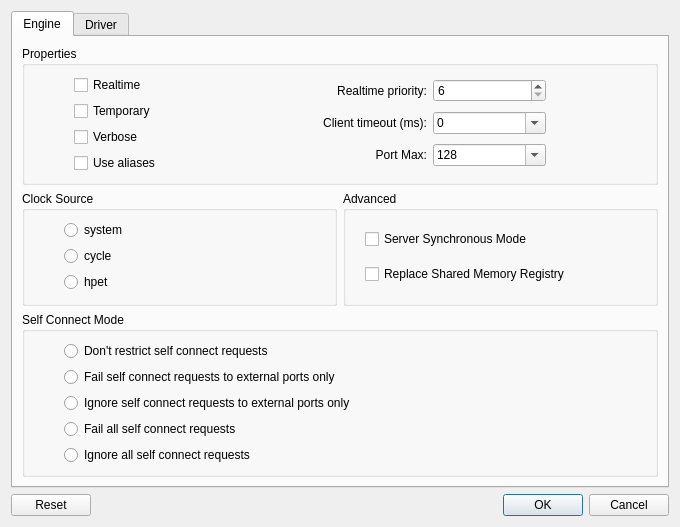
<?xml version="1.0" encoding="UTF-8"?>
<ui version="4.0">
 <class>JackSettingsW</class>
 <widget class="QDialog" name="JackSettingsW">
  <property name="geometry">
   <rect>
    <x>0</x>
    <y>0</y>
    <width>680</width>
    <height>449</height>
   </rect>
  </property>
  <property name="windowTitle">
   <string>JACK Settings</string>
  </property>
  <layout class="QVBoxLayout" name="verticalLayout">
   <item>
    <widget class="QTabWidget" name="tabWidget">
     <property name="currentIndex">
      <number>0</number>
     </property>
     <widget class="QWidget" name="engine">
      <attribute name="title">
       <string>Engine</string>
      </attribute>
      <layout class="QGridLayout" name="gridLayout_4">
       <item row="0" column="0" colspan="2">
        <widget class="QGroupBox" name="group_server_properties">
         <property name="title">
          <string>Properties</string>
         </property>
         <layout class="QHBoxLayout" name="horizontalLayout_5">
          <item>
           <spacer name="horizontalSpacer_11">
            <property name="orientation">
             <enum>Qt::Horizontal</enum>
            </property>
            <property name="sizeType">
             <enum>QSizePolicy::Fixed</enum>
            </property>
            <property name="sizeHint" stdset="0">
             <size>
              <width>40</width>
              <height>20</height>
             </size>
            </property>
           </spacer>
          </item>
          <item>
           <layout class="QVBoxLayout" name="verticalLayout_2">
            <item>
             <widget class="QCheckBox" name="obj_server_realtime">
              <property name="toolTip">
               <string>Whether to use realtime scheduling</string>
              </property>
              <property name="text">
               <string>Realtime</string>
              </property>
             </widget>
            </item>
            <item>
             <widget class="QCheckBox" name="obj_server_temporary">
              <property name="toolTip">
               <string>Exit once all clients have closed their connections</string>
              </property>
              <property name="text">
               <string>Temporary</string>
              </property>
             </widget>
            </item>
            <item>
             <widget class="QCheckBox" name="obj_server_verbose">
              <property name="toolTip">
               <string>Verbose mode</string>
              </property>
              <property name="text">
               <string>Verbose</string>
              </property>
             </widget>
            </item>
            <item>
             <widget class="QCheckBox" name="obj_server_alias">
              <property name="toolTip">
               <string>Use system port aliases instead of system:playback_*</string>
              </property>
              <property name="text">
               <string>Use aliases</string>
              </property>
             </widget>
            </item>
           </layout>
          </item>
          <item>
           <layout class="QGridLayout" name="gridLayout_11">
            <item row="0" column="0">
             <widget class="QLabel" name="label_23">
              <property name="toolTip">
               <string>Scheduler priority when running in realtime mode</string>
              </property>
              <property name="text">
               <string>Realtime priority:</string>
              </property>
              <property name="alignment">
               <set>Qt::AlignRight|Qt::AlignTrailing|Qt::AlignVCenter</set>
              </property>
             </widget>
            </item>
            <item row="0" column="1">
             <widget class="QSpinBox" name="obj_server_realtime_priority">
              <property name="toolTip">
               <string>Scheduler priority when running in realtime mode</string>
              </property>
              <property name="minimum">
               <number>6</number>
              </property>
             </widget>
            </item>
            <item row="1" column="0">
             <widget class="QLabel" name="label_25">
              <property name="toolTip">
               <string>Client timeout limit in milliseconds</string>
              </property>
              <property name="text">
               <string>Client timeout (ms):</string>
              </property>
              <property name="alignment">
               <set>Qt::AlignRight|Qt::AlignTrailing|Qt::AlignVCenter</set>
              </property>
             </widget>
            </item>
            <item row="1" column="1">
             <widget class="QComboBox" name="obj_server_client_timeout">
              <property name="toolTip">
               <string>Client timeout limit in milliseconds</string>
              </property>
              <property name="editable">
               <bool>true</bool>
              </property>
              <item>
               <property name="text">
                <string>0</string>
               </property>
              </item>
              <item>
               <property name="text">
                <string>200</string>
               </property>
              </item>
              <item>
               <property name="text">
                <string>500</string>
               </property>
              </item>
              <item>
               <property name="text">
                <string>1000</string>
               </property>
              </item>
              <item>
               <property name="text">
                <string>2000</string>
               </property>
              </item>
              <item>
               <property name="text">
                <string>5000</string>
               </property>
              </item>
              <item>
               <property name="text">
                <string>10000</string>
               </property>
              </item>
             </widget>
            </item>
            <item row="2" column="0">
             <widget class="QLabel" name="obj_server_port_max_label">
              <property name="toolTip">
               <string>Maximum number of ports</string>
              </property>
              <property name="text">
               <string>Port Max:</string>
              </property>
              <property name="alignment">
               <set>Qt::AlignRight|Qt::AlignTrailing|Qt::AlignVCenter</set>
              </property>
             </widget>
            </item>
            <item row="2" column="1">
             <widget class="QComboBox" name="obj_server_port_max">
              <property name="toolTip">
               <string>Maximum number of ports</string>
              </property>
              <property name="editable">
               <bool>true</bool>
              </property>
              <item>
               <property name="text">
                <string>128</string>
               </property>
              </item>
              <item>
               <property name="text">
                <string>256</string>
               </property>
              </item>
              <item>
               <property name="text">
                <string>512</string>
               </property>
              </item>
              <item>
               <property name="text">
                <string>1024</string>
               </property>
              </item>
              <item>
               <property name="text">
                <string>2048</string>
               </property>
              </item>
             </widget>
            </item>
           </layout>
          </item>
          <item>
           <spacer name="horizontalSpacer_12">
            <property name="orientation">
             <enum>Qt::Horizontal</enum>
            </property>
            <property name="sizeType">
             <enum>QSizePolicy::Fixed</enum>
            </property>
            <property name="sizeHint" stdset="0">
             <size>
              <width>100</width>
              <height>20</height>
             </size>
            </property>
           </spacer>
          </item>
         </layout>
        </widget>
       </item>
       <item row="1" column="1">
        <widget class="QGroupBox" name="group_server_advanced">
         <property name="title">
          <string>Advanced</string>
         </property>
         <layout class="QGridLayout" name="gridLayout_14">
          <item row="0" column="1">
           <widget class="QCheckBox" name="obj_server_sync">
            <property name="text">
             <string>Server Synchronous Mode</string>
            </property>
           </widget>
          </item>
          <item row="1" column="1">
           <widget class="QCheckBox" name="obj_server_replace_registry">
            <property name="text">
             <string>Replace Shared Memory Registry</string>
            </property>
           </widget>
          </item>
          <item row="0" column="0">
           <spacer name="horizontalSpacer_9">
            <property name="orientation">
             <enum>Qt::Horizontal</enum>
            </property>
            <property name="sizeType">
             <enum>QSizePolicy::Fixed</enum>
            </property>
            <property name="sizeHint" stdset="0">
             <size>
              <width>10</width>
              <height>20</height>
             </size>
            </property>
           </spacer>
          </item>
         </layout>
        </widget>
       </item>
       <item row="2" column="0" colspan="2">
        <widget class="QGroupBox" name="obj_server_self_connect_mode">
         <property name="title">
          <string>Self Connect Mode</string>
         </property>
         <layout class="QGridLayout" name="gridLayout_12">
          <item row="0" column="1">
           <widget class="QRadioButton" name="obj_server_self_connect_mode_0">
            <property name="text">
             <string>Don't restrict self connect requests</string>
            </property>
           </widget>
          </item>
          <item row="1" column="1">
           <widget class="QRadioButton" name="obj_server_self_connect_mode_1">
            <property name="text">
             <string>Fail self connect requests to external ports only</string>
            </property>
           </widget>
          </item>
          <item row="2" column="1">
           <widget class="QRadioButton" name="obj_server_self_connect_mode_2">
            <property name="text">
             <string>Ignore self connect requests to external ports only</string>
            </property>
           </widget>
          </item>
          <item row="3" column="1">
           <widget class="QRadioButton" name="obj_server_self_connect_mode_3">
            <property name="text">
             <string>Fail all self connect requests</string>
            </property>
           </widget>
          </item>
          <item row="4" column="1">
           <widget class="QRadioButton" name="obj_server_self_connect_mode_4">
            <property name="text">
             <string>Ignore all self connect requests</string>
            </property>
           </widget>
          </item>
          <item row="0" column="0">
           <spacer name="horizontalSpacer_5">
            <property name="orientation">
             <enum>Qt::Horizontal</enum>
            </property>
            <property name="sizeType">
             <enum>QSizePolicy::Fixed</enum>
            </property>
            <property name="sizeHint" stdset="0">
             <size>
              <width>30</width>
              <height>20</height>
             </size>
            </property>
           </spacer>
          </item>
         </layout>
        </widget>
       </item>
       <item row="1" column="0">
        <widget class="QGroupBox" name="obj_server_clock_source">
         <property name="title">
          <string>Clock Source</string>
         </property>
         <layout class="QGridLayout" name="gridLayout_13">
          <item row="3" column="1">
           <widget class="QRadioButton" name="obj_server_clock_source_hpet">
            <property name="text">
             <string>hpet</string>
            </property>
           </widget>
          </item>
          <item row="1" column="1">
           <widget class="QRadioButton" name="obj_server_clock_source_system">
            <property name="text">
             <string>system</string>
            </property>
           </widget>
          </item>
          <item row="2" column="1">
           <widget class="QRadioButton" name="obj_server_clock_source_cycle">
            <property name="text">
             <string>cycle</string>
            </property>
           </widget>
          </item>
          <item row="1" column="0">
           <spacer name="horizontalSpacer_8">
            <property name="orientation">
             <enum>Qt::Horizontal</enum>
            </property>
            <property name="sizeType">
             <enum>QSizePolicy::Fixed</enum>
            </property>
            <property name="sizeHint" stdset="0">
             <size>
              <width>30</width>
              <height>20</height>
             </size>
            </property>
           </spacer>
          </item>
         </layout>
        </widget>
       </item>
      </layout>
     </widget>
     <widget class="QWidget" name="driver">
      <attribute name="title">
       <string>Driver</string>
      </attribute>
      <layout class="QGridLayout" name="gridLayout_10">
       <item row="0" column="0" rowspan="3">
        <widget class="QTableWidget" name="obj_server_driver">
         <property name="maximumSize">
          <size>
           <width>120</width>
           <height>16777215</height>
          </size>
         </property>
         <attribute name="horizontalHeaderStretchLastSection">
          <bool>true</bool>
         </attribute>
         <attribute name="verticalHeaderVisible">
          <bool>false</bool>
         </attribute>
         <row>
          <property name="text">
           <string>ALSA</string>
          </property>
         </row>
         <row>
          <property name="text">
           <string>Dummy</string>
          </property>
         </row>
         <row>
          <property name="text">
           <string>FireWire</string>
          </property>
         </row>
         <row>
          <property name="text">
           <string>Loopback</string>
          </property>
         </row>
         <column>
          <property name="text">
           <string>Driver</string>
          </property>
         </column>
         <item row="0" column="0">
          <property name="text">
           <string>ALSA</string>
          </property>
          <property name="textAlignment">
           <set>AlignHCenter|AlignVCenter|AlignCenter</set>
          </property>
          <property name="flags">
           <set>ItemIsSelectable|ItemIsEnabled</set>
          </property>
         </item>
         <item row="1" column="0">
          <property name="text">
           <string>Dummy</string>
          </property>
          <property name="textAlignment">
           <set>AlignHCenter|AlignVCenter|AlignCenter</set>
          </property>
          <property name="flags">
           <set>ItemIsSelectable|ItemIsEnabled</set>
          </property>
         </item>
         <item row="2" column="0">
          <property name="text">
           <string>FireWire</string>
          </property>
          <property name="textAlignment">
           <set>AlignHCenter|AlignVCenter|AlignCenter</set>
          </property>
          <property name="flags">
           <set>ItemIsSelectable|ItemIsEnabled</set>
          </property>
         </item>
         <item row="3" column="0">
          <property name="text">
           <string>Loopback</string>
          </property>
          <property name="textAlignment">
           <set>AlignHCenter|AlignVCenter|AlignCenter</set>
          </property>
          <property name="flags">
           <set>ItemIsSelectable|ItemIsEnabled</set>
          </property>
         </item>
        </widget>
       </item>
       <item row="0" column="1" colspan="2">
        <widget class="QGroupBox" name="group_driver_device">
         <property name="title">
          <string>Device</string>
         </property>
         <layout class="QGridLayout" name="gridLayout_3">
          <item row="0" column="0">
           <widget class="QLabel" name="obj_driver_device_label">
            <property name="enabled">
             <bool>false</bool>
            </property>
            <property name="toolTip">
             <string>Hardware device/interface name to use</string>
            </property>
            <property name="text">
             <string>Device/Interface:</string>
            </property>
            <property name="alignment">
             <set>Qt::AlignRight|Qt::AlignTrailing|Qt::AlignVCenter</set>
            </property>
           </widget>
          </item>
          <item row="0" column="1">
           <widget class="QComboBox" name="obj_driver_device">
            <property name="enabled">
             <bool>false</bool>
            </property>
            <property name="toolTip">
             <string>Hardware device/interface name to use</string>
            </property>
            <property name="editable">
             <bool>true</bool>
            </property>
           </widget>
          </item>
          <item row="0" column="3">
           <widget class="QCheckBox" name="obj_driver_duplex">
            <property name="enabled">
             <bool>false</bool>
            </property>
            <property name="toolTip">
             <string>Provide both capture and playback ports</string>
            </property>
            <property name="text">
             <string>Duplex Mode</string>
            </property>
           </widget>
          </item>
          <item row="1" column="0">
           <widget class="QLabel" name="obj_driver_capture_label">
            <property name="enabled">
             <bool>false</bool>
            </property>
            <property name="toolTip">
             <string>Whether to provide input/capture ports.
On ALSA you can here set an alternate device for capture</string>
            </property>
            <property name="text">
             <string>Input Device:</string>
            </property>
            <property name="alignment">
             <set>Qt::AlignRight|Qt::AlignTrailing|Qt::AlignVCenter</set>
            </property>
           </widget>
          </item>
          <item row="1" column="1">
           <widget class="QComboBox" name="obj_driver_capture">
            <property name="enabled">
             <bool>false</bool>
            </property>
            <property name="toolTip">
             <string>Whether to provide input/capture ports.
On ALSA you can here set an alternate device for capture</string>
            </property>
            <property name="editable">
             <bool>true</bool>
            </property>
           </widget>
          </item>
          <item row="2" column="0">
           <widget class="QLabel" name="obj_driver_playback_label">
            <property name="enabled">
             <bool>false</bool>
            </property>
            <property name="toolTip">
             <string>Whether to provide output/playback ports.
On ALSA you can here set an alternate device for playback</string>
            </property>
            <property name="text">
             <string>Output Device:</string>
            </property>
            <property name="alignment">
             <set>Qt::AlignRight|Qt::AlignTrailing|Qt::AlignVCenter</set>
            </property>
           </widget>
          </item>
          <item row="2" column="1">
           <widget class="QComboBox" name="obj_driver_playback">
            <property name="enabled">
             <bool>false</bool>
            </property>
            <property name="toolTip">
             <string>Whether to provide output/playback ports.
On ALSA you can here set an alternate device for playback</string>
            </property>
            <property name="editable">
             <bool>true</bool>
            </property>
           </widget>
          </item>
          <item row="1" column="3">
           <widget class="QCheckBox" name="obj_driver_monitor">
            <property name="enabled">
             <bool>false</bool>
            </property>
            <property name="toolTip">
             <string>Provide output monitor ports</string>
            </property>
            <property name="text">
             <string>Monitor</string>
            </property>
           </widget>
          </item>
          <item row="3" column="0">
           <widget class="QLabel" name="obj_driver_inchannels_label">
            <property name="enabled">
             <bool>false</bool>
            </property>
            <property name="toolTip">
             <string>Number of capture channels (defaults to hardware max)</string>
            </property>
            <property name="text">
             <string>Input Channels:</string>
            </property>
            <property name="alignment">
             <set>Qt::AlignRight|Qt::AlignTrailing|Qt::AlignVCenter</set>
            </property>
           </widget>
          </item>
          <item row="3" column="1">
           <widget class="QSpinBox" name="obj_driver_inchannels">
            <property name="enabled">
             <bool>false</bool>
            </property>
            <property name="toolTip">
             <string>Number of capture channels (defaults to hardware max)</string>
            </property>
           </widget>
          </item>
          <item row="4" column="0">
           <widget class="QLabel" name="obj_driver_outchannels_label">
            <property name="enabled">
             <bool>false</bool>
            </property>
            <property name="toolTip">
             <string>Number of playback channels (defaults to hardware max)</string>
            </property>
            <property name="text">
             <string>Output Channels:</string>
            </property>
            <property name="alignment">
             <set>Qt::AlignRight|Qt::AlignTrailing|Qt::AlignVCenter</set>
            </property>
           </widget>
          </item>
          <item row="4" column="1">
           <widget class="QSpinBox" name="obj_driver_outchannels">
            <property name="enabled">
             <bool>false</bool>
            </property>
            <property name="toolTip">
             <string>Number of playback channels (defaults to hardware max)</string>
            </property>
           </widget>
          </item>
          <item row="0" column="2">
           <spacer name="horizontalSpacer">
            <property name="orientation">
             <enum>Qt::Horizontal</enum>
            </property>
            <property name="sizeType">
             <enum>QSizePolicy::Fixed</enum>
            </property>
            <property name="sizeHint" stdset="0">
             <size>
              <width>20</width>
              <height>20</height>
             </size>
            </property>
           </spacer>
          </item>
          <item row="4" column="3">
           <widget class="QCheckBox" name="obj_driver_hwmeter">
            <property name="enabled">
             <bool>false</bool>
            </property>
            <property name="toolTip">
             <string>Enable hardware metering on cards that support it</string>
            </property>
            <property name="text">
             <string>Hardware Metering</string>
            </property>
           </widget>
          </item>
          <item row="3" column="3">
           <widget class="QCheckBox" name="obj_driver_hwmon">
            <property name="enabled">
             <bool>false</bool>
            </property>
            <property name="toolTip">
             <string>Enable hardware monitoring of capture ports</string>
            </property>
            <property name="text">
             <string>Hardware Monitoring</string>
            </property>
           </widget>
          </item>
          <item row="2" column="3">
           <widget class="QCheckBox" name="obj_driver_hw_alias">
            <property name="enabled">
             <bool>false</bool>
            </property>
            <property name="toolTip">
             <string>Use hardware device name for alias instead of alsa_pcm</string>
            </property>
            <property name="text">
             <string>Hardware Aliases</string>
            </property>
           </widget>
          </item>
         </layout>
        </widget>
       </item>
       <item row="1" column="1" rowspan="2">
        <widget class="QGroupBox" name="group_driver_properties">
         <property name="title">
          <string>Properties</string>
         </property>
         <layout class="QGridLayout" name="gridLayout">
          <item row="0" column="0">
           <widget class="QLabel" name="obj_driver_rate_label">
            <property name="enabled">
             <bool>false</bool>
            </property>
            <property name="toolTip">
             <string>Sample rate in frames per second</string>
            </property>
            <property name="text">
             <string>Sample Rate:</string>
            </property>
            <property name="alignment">
             <set>Qt::AlignRight|Qt::AlignTrailing|Qt::AlignVCenter</set>
            </property>
           </widget>
          </item>
          <item row="0" column="1">
           <widget class="QComboBox" name="obj_driver_rate">
            <property name="enabled">
             <bool>false</bool>
            </property>
            <property name="toolTip">
             <string>Sample rate in frames per second</string>
            </property>
            <property name="editable">
             <bool>true</bool>
            </property>
            <item>
             <property name="text">
              <string>22050</string>
             </property>
            </item>
            <item>
             <property name="text">
              <string>32000</string>
             </property>
            </item>
            <item>
             <property name="text">
              <string>44100</string>
             </property>
            </item>
            <item>
             <property name="text">
              <string>48000</string>
             </property>
            </item>
            <item>
             <property name="text">
              <string>88200</string>
             </property>
            </item>
            <item>
             <property name="text">
              <string>96000</string>
             </property>
            </item>
            <item>
             <property name="text">
              <string>192000</string>
             </property>
            </item>
           </widget>
          </item>
          <item row="1" column="0">
           <widget class="QLabel" name="obj_driver_period_label">
            <property name="enabled">
             <bool>false</bool>
            </property>
            <property name="toolTip">
             <string>Frames per period between process() calls.
Also known as buffer size</string>
            </property>
            <property name="text">
             <string>Buffer Size:</string>
            </property>
            <property name="alignment">
             <set>Qt::AlignRight|Qt::AlignTrailing|Qt::AlignVCenter</set>
            </property>
           </widget>
          </item>
          <item row="1" column="1">
           <widget class="QComboBox" name="obj_driver_period">
            <property name="enabled">
             <bool>false</bool>
            </property>
            <property name="toolTip">
             <string>Frames per period between process() calls.
Also known as buffer size</string>
            </property>
            <property name="editable">
             <bool>true</bool>
            </property>
            <item>
             <property name="text">
              <string>16</string>
             </property>
            </item>
            <item>
             <property name="text">
              <string>32</string>
             </property>
            </item>
            <item>
             <property name="text">
              <string>64</string>
             </property>
            </item>
            <item>
             <property name="text">
              <string>128</string>
             </property>
            </item>
            <item>
             <property name="text">
              <string>256</string>
             </property>
            </item>
            <item>
             <property name="text">
              <string>512</string>
             </property>
            </item>
            <item>
             <property name="text">
              <string>1024</string>
             </property>
            </item>
            <item>
             <property name="text">
              <string>2048</string>
             </property>
            </item>
            <item>
             <property name="text">
              <string>4096</string>
             </property>
            </item>
            <item>
             <property name="text">
              <string>8192</string>
             </property>
            </item>
           </widget>
          </item>
          <item row="2" column="0">
           <widget class="QLabel" name="obj_driver_nperiods_label">
            <property name="enabled">
             <bool>false</bool>
            </property>
            <property name="toolTip">
             <string>Number of periods of playback latency</string>
            </property>
            <property name="text">
             <string>Periods/Buffer:</string>
            </property>
            <property name="alignment">
             <set>Qt::AlignRight|Qt::AlignTrailing|Qt::AlignVCenter</set>
            </property>
           </widget>
          </item>
          <item row="2" column="1">
           <widget class="QSpinBox" name="obj_driver_nperiods">
            <property name="enabled">
             <bool>false</bool>
            </property>
            <property name="toolTip">
             <string>Number of periods of playback latency</string>
            </property>
            <property name="minimum">
             <number>2</number>
            </property>
            <property name="value">
             <number>2</number>
            </property>
           </widget>
          </item>
          <item row="3" column="0">
           <widget class="QLabel" name="obj_driver_dither_label">
            <property name="enabled">
             <bool>false</bool>
            </property>
            <property name="text">
             <string>Dithering Mode:</string>
            </property>
            <property name="alignment">
             <set>Qt::AlignRight|Qt::AlignTrailing|Qt::AlignVCenter</set>
            </property>
           </widget>
          </item>
          <item row="3" column="1">
           <widget class="QComboBox" name="obj_driver_dither">
            <property name="enabled">
             <bool>false</bool>
            </property>
            <item>
             <property name="text">
              <string>None</string>
             </property>
            </item>
            <item>
             <property name="text">
              <string>Rectangular</string>
             </property>
            </item>
            <item>
             <property name="text">
              <string>Shaped</string>
             </property>
            </item>
            <item>
             <property name="text">
              <string>Triangular</string>
             </property>
            </item>
           </widget>
          </item>
          <item row="4" column="0" colspan="2">
           <layout class="QHBoxLayout" name="horizontalLayout_3">
            <item>
             <spacer name="horizontalSpacer_3">
              <property name="orientation">
               <enum>Qt::Horizontal</enum>
              </property>
              <property name="sizeType">
               <enum>QSizePolicy::Fixed</enum>
              </property>
              <property name="sizeHint" stdset="0">
               <size>
                <width>80</width>
                <height>20</height>
               </size>
              </property>
             </spacer>
            </item>
            <item>
             <widget class="QCheckBox" name="obj_driver_softmode">
              <property name="enabled">
               <bool>false</bool>
              </property>
              <property name="toolTip">
               <string>Soft mode, no xrun handling</string>
              </property>
              <property name="text">
               <string>Soft Mode</string>
              </property>
             </widget>
            </item>
           </layout>
          </item>
          <item row="5" column="0" colspan="2">
           <layout class="QHBoxLayout" name="horizontalLayout_4">
            <item>
             <spacer name="horizontalSpacer_4">
              <property name="orientation">
               <enum>Qt::Horizontal</enum>
              </property>
              <property name="sizeType">
               <enum>QSizePolicy::Fixed</enum>
              </property>
              <property name="sizeHint" stdset="0">
               <size>
                <width>80</width>
                <height>20</height>
               </size>
              </property>
             </spacer>
            </item>
            <item>
             <widget class="QCheckBox" name="obj_driver_shorts">
              <property name="enabled">
               <bool>false</bool>
              </property>
              <property name="toolTip">
               <string>Try 16-bit samples before 32-bit</string>
              </property>
              <property name="text">
               <string>Force 16-bit</string>
              </property>
             </widget>
            </item>
           </layout>
          </item>
         </layout>
        </widget>
       </item>
       <item row="1" column="2">
        <widget class="QGroupBox" name="group_driver_extra_latency">
         <property name="title">
          <string>Extra Latency</string>
         </property>
         <layout class="QGridLayout" name="gridLayout_2">
          <item row="0" column="0">
           <widget class="QLabel" name="obj_driver_input_latency_label">
            <property name="enabled">
             <bool>false</bool>
            </property>
            <property name="toolTip">
             <string>Extra input latency (frames)</string>
            </property>
            <property name="text">
             <string>Input Latency (frames):</string>
            </property>
            <property name="alignment">
             <set>Qt::AlignRight|Qt::AlignTrailing|Qt::AlignVCenter</set>
            </property>
           </widget>
          </item>
          <item row="0" column="1">
           <widget class="QSpinBox" name="obj_driver_input_latency">
            <property name="enabled">
             <bool>false</bool>
            </property>
            <property name="toolTip">
             <string>Extra input latency (frames)</string>
            </property>
            <property name="maximum">
             <number>99999</number>
            </property>
           </widget>
          </item>
          <item row="1" column="0">
           <widget class="QLabel" name="obj_driver_output_latency_label">
            <property name="enabled">
             <bool>false</bool>
            </property>
            <property name="toolTip">
             <string>Extra output latency (frames)</string>
            </property>
            <property name="text">
             <string>Output Latency (frames):</string>
            </property>
            <property name="alignment">
             <set>Qt::AlignRight|Qt::AlignTrailing|Qt::AlignVCenter</set>
            </property>
           </widget>
          </item>
          <item row="1" column="1">
           <widget class="QSpinBox" name="obj_driver_output_latency">
            <property name="enabled">
             <bool>false</bool>
            </property>
            <property name="toolTip">
             <string>Extra output latency (frames)</string>
            </property>
            <property name="maximum">
             <number>99999</number>
            </property>
           </widget>
          </item>
         </layout>
        </widget>
       </item>
       <item row="2" column="2">
        <widget class="QGroupBox" name="group_driver_misc">
         <property name="title">
          <string>Misc</string>
         </property>
         <layout class="QGridLayout" name="gridLayout_9">
          <item row="0" column="0">
           <widget class="QStackedWidget" name="toolbox_driver_misc">
            <property name="currentIndex">
             <number>0</number>
            </property>
            <widget class="QWidget" name="page_2"/>
            <widget class="QWidget" name="toolbox_driver_miscPage1">
             <layout class="QGridLayout" name="gridLayout_5">
              <item row="0" column="0">
               <widget class="QLabel" name="obj_driver_midi_driver_label">
                <property name="enabled">
                 <bool>false</bool>
                </property>
                <property name="toolTip">
                 <string>ALSA MIDI backend driver to use</string>
                </property>
                <property name="text">
                 <string>MIDI Driver</string>
                </property>
                <property name="alignment">
                 <set>Qt::AlignRight|Qt::AlignTrailing|Qt::AlignVCenter</set>
                </property>
               </widget>
              </item>
              <item row="0" column="1">
               <widget class="QComboBox" name="obj_driver_midi_driver">
                <property name="enabled">
                 <bool>false</bool>
                </property>
                <property name="toolTip">
                 <string>ALSA MIDI backend driver to use</string>
                </property>
                <item>
                 <property name="text">
                  <string>None</string>
                 </property>
                </item>
                <item>
                 <property name="text">
                  <string>ALSA Sequencer</string>
                 </property>
                </item>
                <item>
                 <property name="text">
                  <string>ALSA Raw-MIDI</string>
                 </property>
                </item>
               </widget>
              </item>
              <item row="3" column="0" colspan="2">
               <spacer name="verticalSpacer_5">
                <property name="orientation">
                 <enum>Qt::Vertical</enum>
                </property>
                <property name="sizeHint" stdset="0">
                 <size>
                  <width>20</width>
                  <height>40</height>
                 </size>
                </property>
               </spacer>
              </item>
             </layout>
            </widget>
            <widget class="QWidget" name="toolbox_driver_miscPage2">
             <layout class="QGridLayout" name="gridLayout_6">
              <item row="0" column="0">
               <widget class="QLabel" name="obj_driver_wait_label">
                <property name="enabled">
                 <bool>false</bool>
                </property>
                <property name="toolTip">
                 <string>Number of usecs to wait between engine processes</string>
                </property>
                <property name="text">
                 <string>Wait between processes (usecs):</string>
                </property>
                <property name="alignment">
                 <set>Qt::AlignRight|Qt::AlignTrailing|Qt::AlignVCenter</set>
                </property>
               </widget>
              </item>
              <item row="0" column="1">
               <widget class="QSpinBox" name="obj_driver_wait">
                <property name="enabled">
                 <bool>false</bool>
                </property>
                <property name="toolTip">
                 <string>Number of usecs to wait between engine processes</string>
                </property>
                <property name="maximum">
                 <number>999999999</number>
                </property>
               </widget>
              </item>
              <item row="1" column="0" colspan="2">
               <spacer name="verticalSpacer_3">
                <property name="orientation">
                 <enum>Qt::Vertical</enum>
                </property>
                <property name="sizeHint" stdset="0">
                 <size>
                  <width>20</width>
                  <height>40</height>
                 </size>
                </property>
               </spacer>
              </item>
             </layout>
            </widget>
            <widget class="QWidget" name="toolbox_driver_miscPage3">
             <layout class="QGridLayout" name="gridLayout_7">
              <item row="1" column="0">
               <widget class="QLabel" name="obj_driver_verbose_label">
                <property name="enabled">
                 <bool>false</bool>
                </property>
                <property name="toolTip">
                 <string>libffado verbose level</string>
                </property>
                <property name="text">
                 <string>Verbose Level</string>
                </property>
                <property name="alignment">
                 <set>Qt::AlignRight|Qt::AlignTrailing|Qt::AlignVCenter</set>
                </property>
               </widget>
              </item>
              <item row="1" column="1">
               <widget class="QSpinBox" name="obj_driver_verbose">
                <property name="enabled">
                 <bool>false</bool>
                </property>
                <property name="toolTip">
                 <string>libffado verbose level</string>
                </property>
               </widget>
              </item>
              <item row="3" column="0" colspan="2">
               <spacer name="verticalSpacer_4">
                <property name="orientation">
                 <enum>Qt::Vertical</enum>
                </property>
                <property name="sizeHint" stdset="0">
                 <size>
                  <width>20</width>
                  <height>40</height>
                 </size>
                </property>
               </spacer>
              </item>
              <item row="2" column="0" colspan="2">
               <layout class="QHBoxLayout" name="horizontalLayout_2">
                <item>
                 <spacer name="horizontalSpacer_2">
                  <property name="orientation">
                   <enum>Qt::Horizontal</enum>
                  </property>
                  <property name="sizeType">
                   <enum>QSizePolicy::Fixed</enum>
                  </property>
                  <property name="sizeHint" stdset="0">
                   <size>
                    <width>80</width>
                    <height>20</height>
                   </size>
                  </property>
                 </spacer>
                </item>
                <item>
                 <widget class="QCheckBox" name="obj_driver_snoop">
                  <property name="enabled">
                   <bool>false</bool>
                  </property>
                  <property name="text">
                   <string>Snoop FireWire Traffic</string>
                  </property>
                 </widget>
                </item>
               </layout>
              </item>
             </layout>
            </widget>
            <widget class="QWidget" name="toolbox_driver_miscPage4">
             <layout class="QGridLayout" name="gridLayout_8">
              <item row="0" column="0">
               <widget class="QLabel" name="obj_driver_channels_label">
                <property name="enabled">
                 <bool>false</bool>
                </property>
                <property name="toolTip">
                 <string>Maximum number of loopback ports</string>
                </property>
                <property name="text">
                 <string>Maximum Loopback Ports:</string>
                </property>
                <property name="alignment">
                 <set>Qt::AlignRight|Qt::AlignTrailing|Qt::AlignVCenter</set>
                </property>
               </widget>
              </item>
              <item row="0" column="1">
               <widget class="QSpinBox" name="obj_driver_channels">
                <property name="enabled">
                 <bool>false</bool>
                </property>
                <property name="toolTip">
                 <string>Maximum number of loopback ports</string>
                </property>
               </widget>
              </item>
              <item row="1" column="0" colspan="2">
               <spacer name="verticalSpacer">
                <property name="orientation">
                 <enum>Qt::Vertical</enum>
                </property>
                <property name="sizeHint" stdset="0">
                 <size>
                  <width>20</width>
                  <height>40</height>
                 </size>
                </property>
               </spacer>
              </item>
             </layout>
            </widget>
           </widget>
          </item>
         </layout>
        </widget>
       </item>
      </layout>
     </widget>
    </widget>
   </item>
   <item>
    <widget class="QDialogButtonBox" name="buttonBox">
     <property name="orientation">
      <enum>Qt::Horizontal</enum>
     </property>
     <property name="standardButtons">
      <set>QDialogButtonBox::Cancel|QDialogButtonBox::Ok|QDialogButtonBox::Reset</set>
     </property>
    </widget>
   </item>
  </layout>
 </widget>
 <resources/>
 <connections>
  <connection>
   <sender>buttonBox</sender>
   <signal>accepted()</signal>
   <receiver>JackSettingsW</receiver>
   <slot>accept()</slot>
   <hints>
    <hint type="sourcelabel">
     <x>260</x>
     <y>506</y>
    </hint>
    <hint type="destinationlabel">
     <x>157</x>
     <y>274</y>
    </hint>
   </hints>
  </connection>
  <connection>
   <sender>buttonBox</sender>
   <signal>rejected()</signal>
   <receiver>JackSettingsW</receiver>
   <slot>reject()</slot>
   <hints>
    <hint type="sourcelabel">
     <x>328</x>
     <y>506</y>
    </hint>
    <hint type="destinationlabel">
     <x>286</x>
     <y>274</y>
    </hint>
   </hints>
  </connection>
  <connection>
   <sender>obj_server_realtime</sender>
   <signal>clicked(bool)</signal>
   <receiver>obj_server_realtime_priority</receiver>
   <slot>setEnabled(bool)</slot>
   <hints>
    <hint type="sourcelabel">
     <x>132</x>
     <y>140</y>
    </hint>
    <hint type="destinationlabel">
     <x>412</x>
     <y>137</y>
    </hint>
   </hints>
  </connection>
  <connection>
   <sender>obj_server_realtime</sender>
   <signal>clicked(bool)</signal>
   <receiver>label_23</receiver>
   <slot>setEnabled(bool)</slot>
   <hints>
    <hint type="sourcelabel">
     <x>110</x>
     <y>141</y>
    </hint>
    <hint type="destinationlabel">
     <x>289</x>
     <y>150</y>
    </hint>
   </hints>
  </connection>
 </connections>
</ui>
